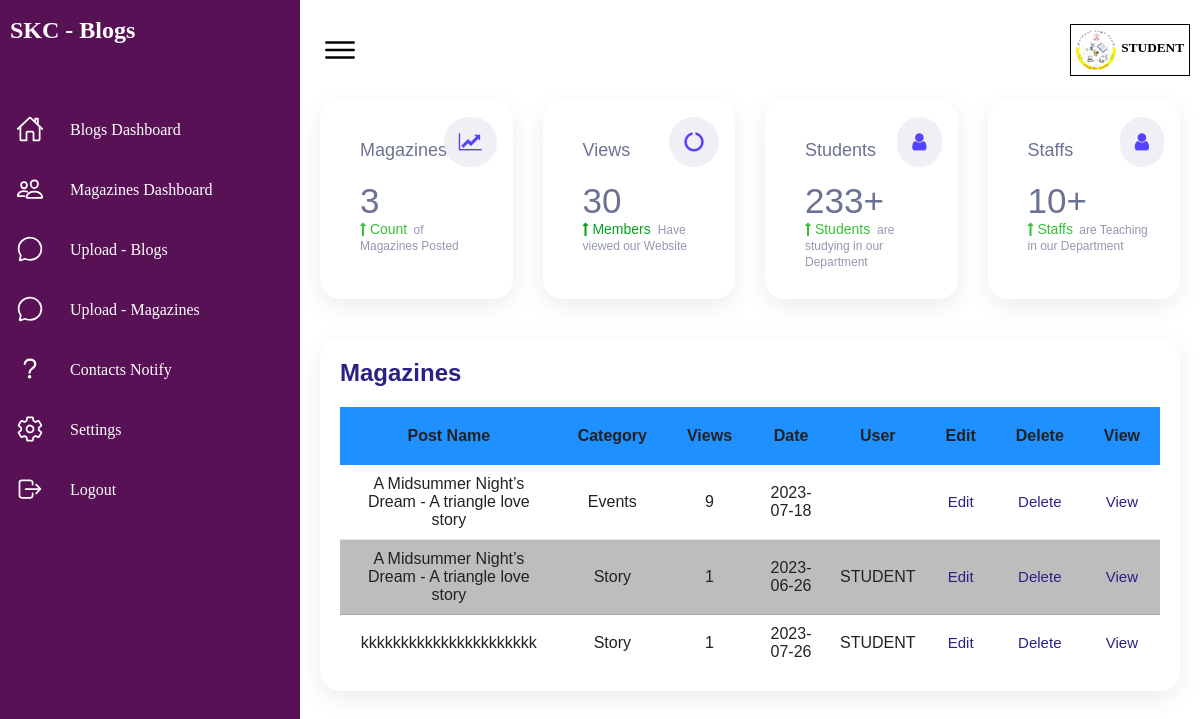
/inblog.php, run on the app's committed database.
### tables this page shows
CREATE TABLE `security` (
  `id` int(240) NOT NULL,
  `password` varchar(1000) NOT NULL,
  `cp` varchar(240) NOT NULL,
  `blogs` int(240) NOT NULL,
  `views` int(240) NOT NULL,
  `students` int(240) NOT NULL,
  `staff` int(240) NOT NULL,
  `magazine` int(255) NOT NULL,
  `mviews` int(255) NOT NULL,
  `log` varchar(2000) NOT NULL,
  `viewers` int(240) NOT NULL
);

CREATE TABLE `magazine` (
  `id` int(255) NOT NULL,
  `category` varchar(1000) NOT NULL,
  `caption` varchar(1000) NOT NULL,
  `descrip` varchar(2000) NOT NULL,
  `date` date NOT NULL,
  `Timage` varchar(500) NOT NULL,
  `document` varchar(2000) NOT NULL,
  `staff` varchar(100) NOT NULL,
  `view` int(240) NOT NULL
);

### inblog.php (the view, shortened to what this page needs)
<?php $conn = mysqli_connect("localhost","root","","blog");
?>
<!DOCTYPE html>
<html lang="en">
<head>
    <link rel="stylesheet" href="css/innerblog.css">
    <link rel="stylesheet" href="https://cdnjs.cloudflare.com/ajax/libs/font-awesome/4.7.0/css/font-awesome.min.css">
</head>
<body>
    <div class="container">
        <div class="navigation">
            <ul>
                <li>
                    <a href="#">
                        <h2 class="title" align="center">SKC - Blogs</h2>
                    </a>
                </li>
                <li>
                    <a href="newdash.php">
                        <span class="icon">
                            <ion-icon name="home-outline"></ion-icon>
                        </span>
                        <span class="title">Blogs Dashboard</span>
                    </a>
                </li>
                <li>
                    <a href="inblog.php">
                        <span class="icon">
                            <ion-icon name="people-outline"></ion-icon>
                        </span>
                        <span class="title">Magazines Dashboard</span>
                    </a>
                </li>
                <li>
                    <a href="uploadd.php">
                        <span class="icon">
                            <ion-icon name="chatbubble-outline"></ion-icon>
                        </span>
                        <span class="title">Upload - Blogs</span>
                    </a>
                </li>
                <li>
                    <a href="mupload.php">
                        <span class="icon">
                            <ion-icon name="chatbubble-outline"></ion-icon>
                        </span>
                        <span class="title">Upload - Magazines</span>
                    </a>
                </li>
                <li>
                    <a href="contacts.php">
                        <span class="icon">
                            <ion-icon name="help-outline"></ion-icon>
                        </span>
                        <span class="title">Contacts Notify</span>
                    </a>
                </li>
                <li>
                    <a href="settings.php">
                        <span class="icon">
                            <ion-icon name="settings-outline"></ion-icon>
                        </span>
                        <span class="title">Settings</span>
                    </a>
                </li>
                <li>
                    <a href="#">
                        <span class="icon">
                            <ion-icon name="log-out-outline"></ion-icon>
                        </span>
                        <span class="title">Logout</span>
                    </a>
                </li>
            </ul>
        </div>
        <div class="main">
            <div class="topbar">
                <div class="toggle">
                    <ion-icon name="menu-outline"></ion-icon>
                </div>
                <?PHP
       $que = "select * from security where id=1";
       $res = mysqli_query($conn,$que);
       while($row = mysqli_fetch_array($res))
       {
	?>
            <div name=user style="display:flex;border:1px solid;padding:5px;">
                <div class="user" style="margin-right:5px;">
                    <img src="pictures/logo.png" alt="">
                </div>
                <h5 style="margin-top:10px;font-family:calibri,cursive;" ><?php echo $row["log"]?></h5>
            </div>
            </div>
            <?PHP
	   }
	?>
            <?PHP
       $que = "select * from security where id=1";
       $res = mysqli_query($conn,$que);
       while($row = mysqli_fetch_array($res))
       {
	?>
            <div class="cardBox">
                <div class="card">
                <p class="head-1">Magazines</p>
			<p class="number"><?php echo $row["magazine"]?></p>
			<p class="percent"><i class="fa fa-long-arrow-up" aria-hidden="true"></i> Count<span> of Magazines Posted</span></p>
			<i class="fa fa-line-chart box-icon"></i>
                </div>
                <div class="card">
                <p class="head-1">Views</p>
			<p class="number"><?php echo $row["mviews"]?></p>
			<p class="percent" style="color:rgb(6, 160, 32)!important"><i class="fa fa-long-arrow-up" aria-hidden="true"></i> Members <span>Have viewed our Website</span></p>
			<i class="fa fa-circle-o-notch box-icon"></i>
                </div>
                <div class="card">
                <p class="head-1">Students</p>
			<p class="number"><?php echo $row["students"]?>+</p>
			<p class="percent"><i class="fa fa-long-arrow-up" aria-hidden="true"></i> Students <span> are studying in our Department</span></p>
			<i class="fa fa-user icons box-icon"></i>
                </div>
                <div class="card">
                <p class="head-1">Staffs</p>
			<p class="number"><?php echo $row["staff"]?>+</p>
			<p class="percent"><i class="fa fa-long-arrow-up" aria-hidden="true"></i> Staffs<span> are Teaching in our Department</span></p>
			<i class="fa fa-user icons box-icon"></i>
                </div>
            </div>
            <?PHP
	   }
	?>
            <div class="details">
                <div class="recentOrders">
                    <div class="cardHeader">
                        <h2>Magazines</h2>
                    </div>
                    <table>
                        <thead>
                            <tr>
                            <th>Post Name</th>
                <th>Category</th>
                <th>Views</th>
                <th>Date</th>
                <th>User</th>
                <th>Edit</th>
                <th>Delete</th>
                <th>View</th>
                            </tr>
                        </thead>
                        <tbody>
                        <tr>
<?php
       $que = "select * from magazine";
       $res = mysqli_query($conn,$que);
       while($row = mysqli_fetch_array($res))
       {
        ?>
         <form method="post" action="Uploading.php">
    <td align="center"><?php echo $row["caption"]; ?></td>
    <td align="center"><?php echo $row["category"]; ?> </td>
    <td align="center"><?php echo $row["view"]; ?></td>
    <td align="center"><?php echo $row["date"]; ?></td>
    <td align="center"><?php echo $row["staff"]; ?></td>
    <td align="center"> <input type="submit" value="Edit" name="editm" onclick="tot()"/><br>
    <td align="center"> <input type="submit" value="Delete" name="mdel" /></td>
       </form>
       <form method="post" action="magread.php">
	<td align="center"><input type="submit" value="View" name="view"/></td>
       </form>
       </tr>
       <?php
	   }
          ?>
                        </tbody>
                    </table>
                </div>
</body>
</html>
</body>
</html>

### css/innerblog.css (style rules this page uses)
* { margin: 0; padding: 0; box-sizing: border-box; }
:root { --blue: #2a2185; --white: #fff; --gray: #f5f5f5; --black1: #222; --black2: #999; }
body { font-family: sans-serif; min-height: 100vh; overflow-x: hidden; }
.container { position: relative; width: 100%; }
.navigation { font-family:cursive; position: fixed; width: 300px; height: 100%; background:rgb(88, 17, 85); transition: 0.5s; overflow: hidden; }
.navigation ul { position: absolute; top: 0; left: 0; width: 100%; }
.navigation ul li { position: relative; width: 100%; list-style: none; border-top-left-radius: 30px; border-bottom-left-radius: 30px; }
.navigation ul li:nth-child(1) { margin-bottom: 40px; pointer-events: none; }
.navigation ul li a { position: relative; display: block; width: 100%; display: flex; text-decoration: none; color: var(--white); }
.navigation ul li a .icon { position: relative; display: block; min-width: 60px; height: 60px; line-height: 75px; text-align: center; }
.navigation ul li a .icon ion-icon { font-size: 1.75rem; }
.navigation ul li a .title { position: relative; display: block; padding: 0 10px; height: 60px; line-height: 60px; text-align: start; white-space: nowrap; }
input[type="submit"] { border:none; cursor: pointer; color: #2a2185; background: none; font-size: 15px; }
.main { margin-top: 20px; position: absolute; width: calc(100% - 300px); left: 300px; min-height: 100vh; background: var(--white); transition: 0.5s; }
.topbar { width: 100%; height: 60px; display: flex; justify-content: space-between; align-items: center; padding: 0 10px; }
.toggle { position: relative; width: 60px; height: 60px; display: flex; justify-content: center; align-items: center; font-size: 2.5rem; cursor: pointer; }
.user { position: relative; width: 40px; height: 40px; border-radius: 50%; overflow: hidden; cursor: pointer; }
.user img { position: absolute; top: 0; left: 0; width: 100%; height: 100%; object-fit: cover; }
.cardBox { position: relative; width: 100%; padding: 20px; display: grid; grid-template-columns: repeat(4, 1fr); grid-gap: 30px; }
.cardBox .card { position: relative; background: var(--white); padding: 30px; border-radius: 20px; cursor: pointer; box-shadow: 0 7px 25px rgba(0, 0, 0, 0.08); }
.card p { color: #6c7293; font-weight: 500; padding-left: 10px; }
.number { font-size: 35px; margin-bottom: 0px; margin-top: 20px; }
.percent { margin: 0px; font-size: 14px; color: #37bf37!important; }
.percent span { font-size: 12px; color: #9398b1; padding-left: 3px; }
.head-1 { font-size: 18px!important; margin: 10px 0px; color: #6c7293; }
.box-icon { font-size: 20px!important; margin-top: 35px!important; color: #5643ff; padding-right: 10px; background-color: #efeff5; padding: 15px; border-radius: 25px; position: absolute; right: 16px; top: -18px; }
.details { position: relative; width: 100%; padding: 20px; display: grid; grid-template-columns: -1fr 1fr; grid-gap: 30px; }
.details .recentOrders { position: relative; display: grid; background: var(--white); padding: 20px; box-shadow: 0 7px 25px rgba(0, 0, 0, 0.08); border-radius: 20px; }
.details .cardHeader { display: flex; justify-content: space-between; align-items: flex-start; }
.cardHeader h2 { font-weight: 600; color: var(--blue); }
.details table { width: 100%; border-collapse: collapse; margin-top: 20px; }
.details table thead th { font-weight: 600; padding: 20px; background:dodgerblue; }
.details .recentOrders table tr { color: var(--black1); border-bottom: 1px solid rgba(0, 0, 0, 0.1); }
.details .recentOrders table tr:last-child { border-bottom: none; }
.details .recentOrders table tr td { padding: 10px; }

### data on the page
security: log "STUDENT", magazine "3", mviews "30", students "233", staff "10"
magazine: caption "A Midsummer Night’s Dream - A triangle love story", category "Events", view "9", date "2023-07-18"
magazine: caption "A Midsummer Night’s Dream - A triangle love story", category "Story", view "1", date "2023-06-26", staff "STUDENT"
magazine: caption "kkkkkkkkkkkkkkkkkkkkkk", category "Story", view "1", date "2023-07-26", staff "STUDENT"
